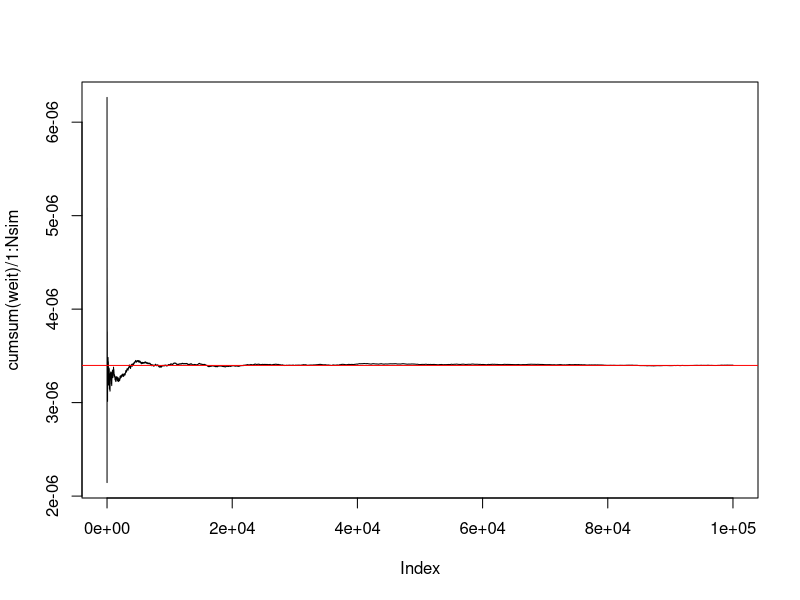
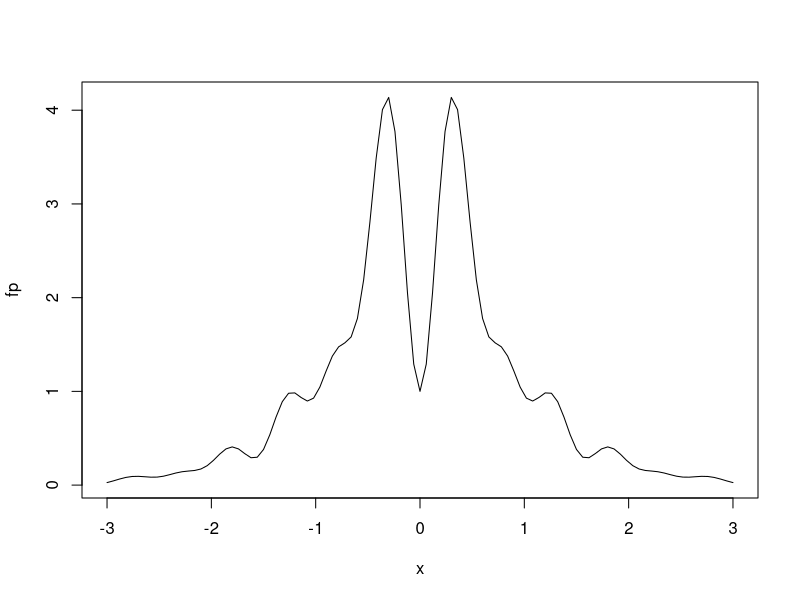
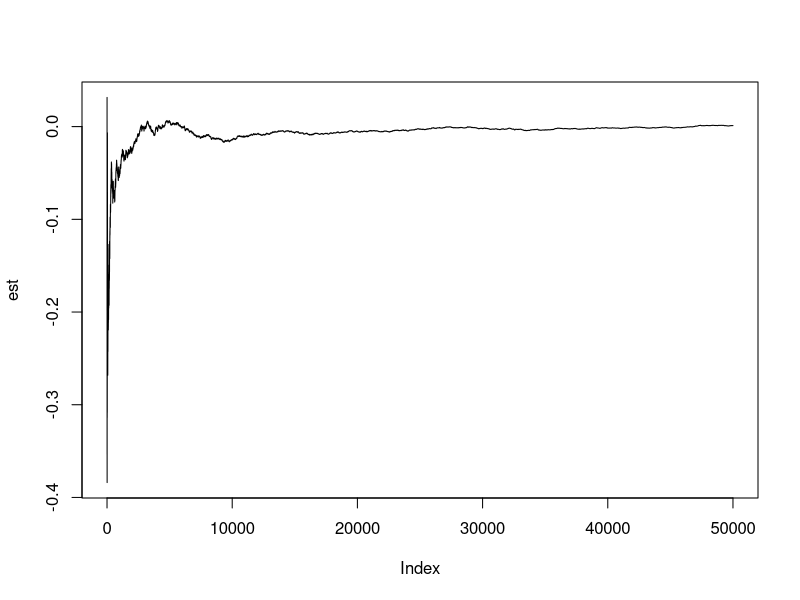
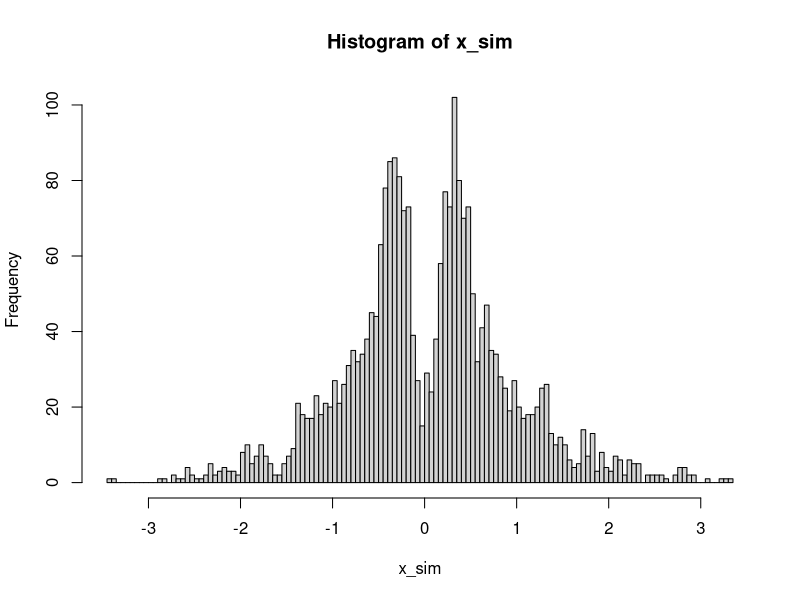
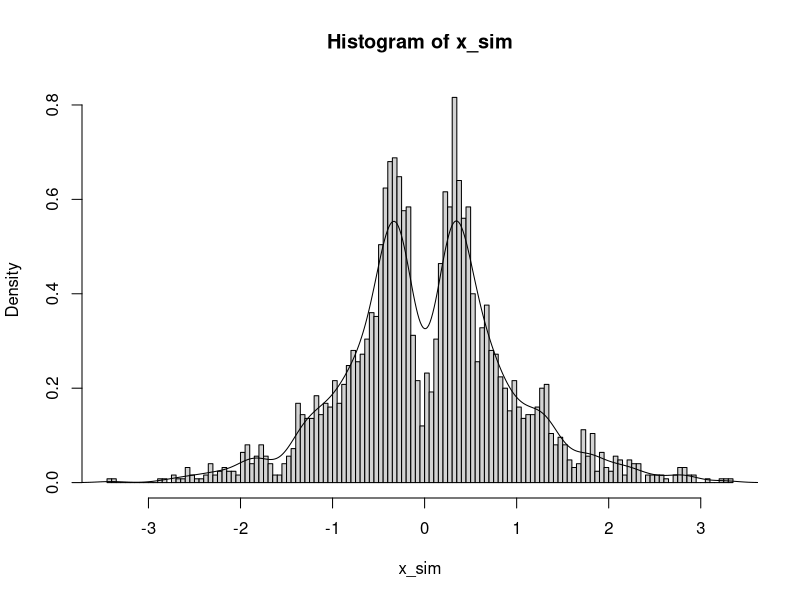
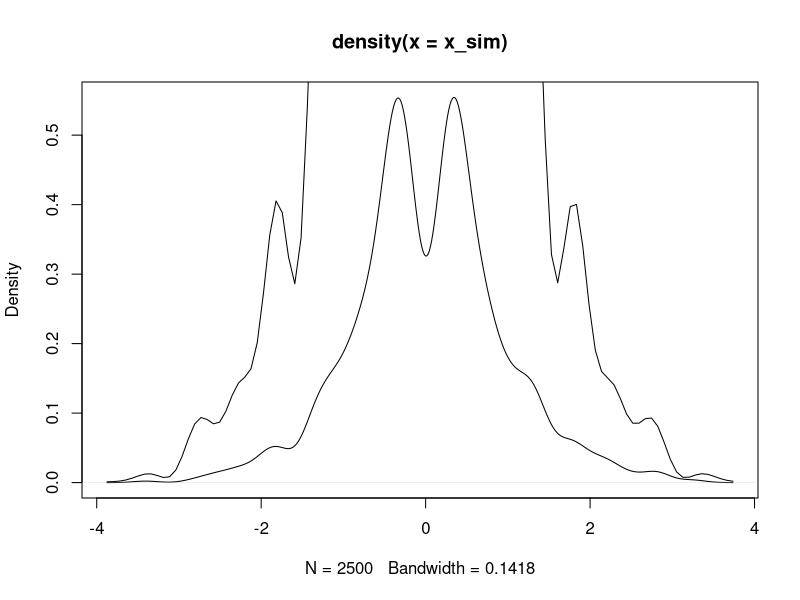

The R source for these figures, in order:
#########
#example 3.5 of R.C. importance sampling estimators for P(Z>4.5)
########
pnorm(-4.5,log=T)

Nsim=10^5
y<-rexp(Nsim)+4.5
weit<-dnorm(y)/dexp(y-4.5)
plot(cumsum(weit)/1:Nsim,type="l")
abline(a=pnorm(-4.5),b=0,col="red")


#########
#example 
########

# X pdf proportional to exp(-x^2/2)*((sin(6*x))^2+3*((cos(x))^2)*(sin(4*x))^2+1)
# goal: estimate E(X), and draw from X
# Use: g~N(0,1)

fp <- function (x) {exp(-x^2/2)*((sin(6*x))^2+3*((cos(x))^2)*(sin(4*x))^2+1) }
plot(fp,-3,3)

N<-50000

# use self-normalized importance sampling
w<-function(x){ fp(x)/dnorm(x) }
x<-rnorm(N,0,1)
est<-cumsum(w(x)*x)/cumsum(w(x))
plot(est,type="l")
tail(est,n=10)

# obtain samples from self-normalized importance sampling
w_hat<-w(x)/sum(w(x))
x_sim<-sample(x, size=2500,replace=T,prob=w_hat)
hist(x_sim, breaks=100,freq=T)

# The approximate pdf of X
hist(x_sim, breaks=100,freq=F)
lines(density(x_sim))

# compare the pdf with the its kernel 
plot(density(x_sim))
curve(fp, add=TRUE)


#########
#example Voss E.6
########

# X~N(0,1), Find prob(X in [3,4])
# using four different importance pdfs
# Y~N(1,1), N(2,1), N(3.5,1) and exp(1)+3
# compare the means and variances of these four IS estimators

set.seed(95)

GetISEstimate <- function(N, gen.Y, psi) {
  # psi is the pdf of Y
  Y <- gen.Y(N)
  phi <- function(x) dnorm(x, 0, 1) # pdf of X
  weighted.samples <- (Y >= 3 & Y <= 4) * phi(Y) / psi(Y)
  return(list(p=mean(weighted.samples),
              var=var(weighted.samples)))
}

# try Y~N(1,1)
gen.Y1 <- function(N) { rnorm(N, 1, 1) }
psi1 <- function(x) { dnorm(x, 1, 1) }
GetISEstimate(10000, gen.Y1, psi1)

PrintISVariance <- function(name, gen.Y, psi) {
  est <- GetISEstimate(10000, gen.Y, psi)
  cat(name, "  -->  Var = ", est$var, "\n", sep="")
  return(est$var)
}

gen.Y2 <- function(N) { rnorm(N, 2, 1) }
psi2 <- function(x) { dnorm(x, 2, 1) }
gen.Y3 <- function(N) { rnorm(N, 3.5, 1) }
psi3 <- function(x) { dnorm(x, 3.5, 1) }
gen.Y4 <- function(N) { rexp(N) + 3 }
psi4 <- function(x) { dexp(x-3) }

PrintAllVariances <- function() {
  v1 <- PrintISVariance("N(1,1)  ", gen.Y1, psi1)
  v2 <- PrintISVariance("N(2,1)  ", gen.Y2, psi2)
  v3 <- PrintISVariance("N(3.5,1)", gen.Y3, psi3)
  v4 <- PrintISVariance("Exp(1)+3", gen.Y4, psi4)
  return(c(v1, v2, v3, v4))
}

res <- PrintAllVariances()
